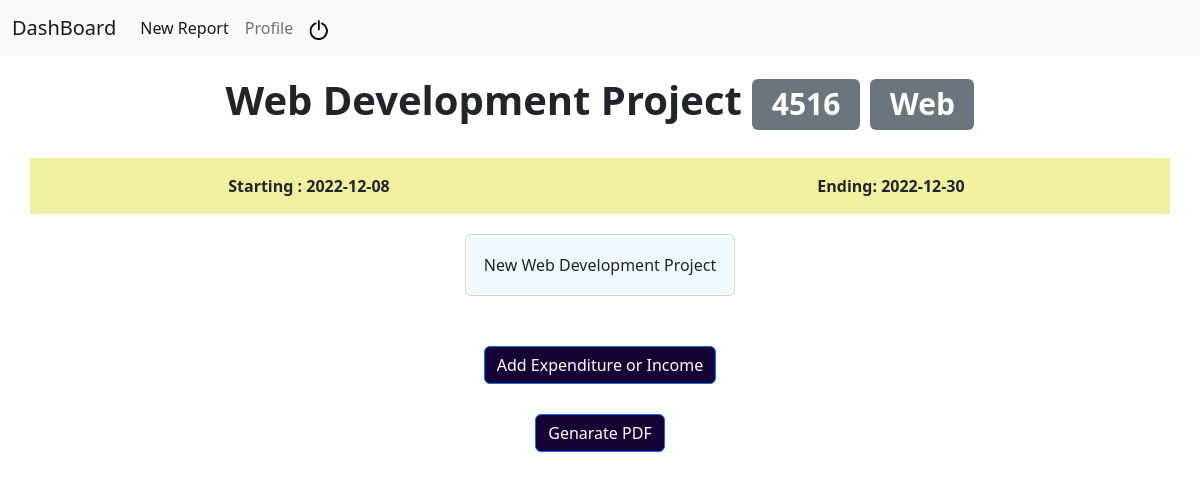
Page /event?id=4516&report=False (signed in) on the earlier database version.
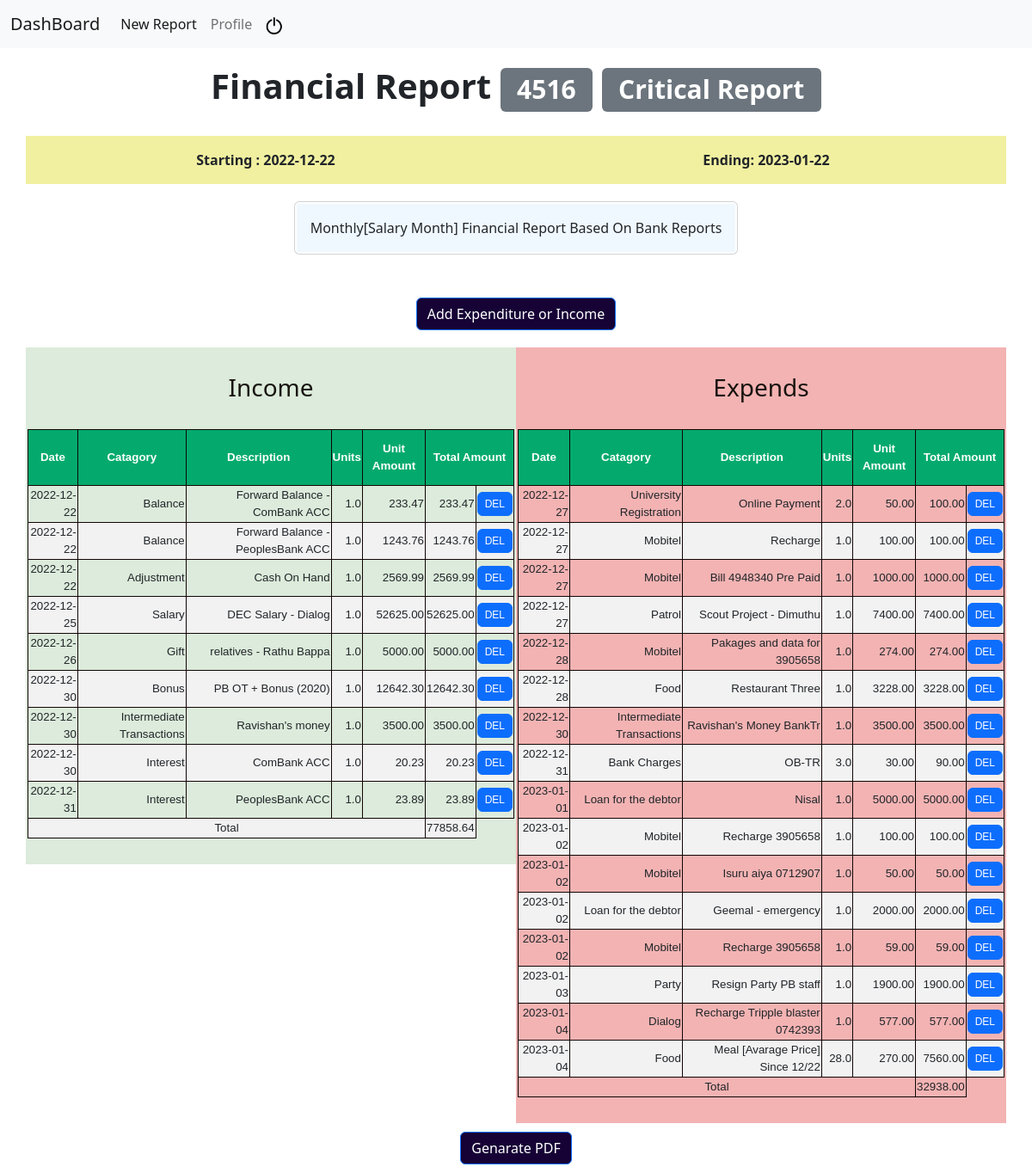
Same page on the later database version.
### tables this page shows
CREATE TABLE events(name TEXT NOT NULL, catagory TEXT NOT NULL, starting_date DATE NOT NULL, ending_date DATE NOT NULL, description TEXT, id INTEGER PRIMARY KEY NOT NULL, user_id INTEGER);

CREATE TABLE budget_income(
id INTEGER PRIMARY KEY AUTOINCREMENT,
project_id INTEGER NOT NULL,
type TEXT NOT NULL,
item TEXT NOT NULL,
amount REAL NOT NULL,
units REAL, date TEXT not null);

CREATE TABLE budget_expenditure(
id INTEGER PRIMARY KEY AUTOINCREMENT,
project_id INTEGER NOT NULL,
type TEXT NOT NULL,
item TEXT NOT NULL,
units REAL, amount REAL NOT NULL, date TEXT not null);

### app.py (the view)
@app.route("/event", methods=["GET", "POST"])
@login_required
def event():
    if request.method == "POST":
        id = request.form.get("id")
        if request.form.get("button") == "save":
            income_expenditure = int(request.form.get("income_expenditure")) # return integer 1 or 2::::: try to do it else error can happen
            _type = request.form.get("type")
            item = request.form.get("item")
            units = request.form.get("units")
            unit_price = request.form.get("unit_price")
            date = request.form.get("date")
            if not id or not income_expenditure or not _type or not item or not unit_price or not date:
                flash("Mandatory fields should not be empty ")
                return redirect(("/event?id="+id+"&report=False"))
            if not units:
                units = 1
            try:
                units = float(units)
                unit_price = float(unit_price)
            except:
                flash("Units and Unit_price [DATA UNMATCH]")
                return redirect(("/event?id="+id+"?report=False"))
            if income_expenditure == 1:
                db.execute("INSERT INTO budget_income (project_id, type, item, amount, units, date) VALUES(?, ?, ?, ?, ?, ?)", int(id), _type, item, unit_price, units, date)
            elif income_expenditure == 2:
                db.execute("INSERT INTO budget_expenditure (project_id, type, item, amount, units, date) VALUES(?, ?, ?, ?, ?, ?)", int(id), _type, item, unit_price, units, date)
            return redirect(("/event?id="+id+"&report=False"))
        elif request.form.get("button") == "delete":
            row_id = request.form.get("row_id")
            _type = request.form.get("db")
            if _type == "income":
                db.execute("DELETE FROM budget_income WHERE id=?", int(row_id))
            elif _type == "expenditure":
                db.execute("DELETE FROM budget_expenditure WHERE id=?", int(row_id))
            return redirect(("/event?id="+id+"&report=False"))
        elif request.form.get("button") == "generate_pdf":
            try:
                orientation = int(request.form.get("orientation"))
                font_size = int(request.form.get("font-size"))
                paper_size = int(request.form.get("paper_size"))
            except:
                paper_size = None
                orientation = None
                font_size = None
            lable = request.form.get("report_lable")
            report = generate_pdf_report(lable, orientation, font_size, paper_size)
            report.budget_report(int(id))
            name = db.execute("SELECT name FROM events WHERE id=?",id)
            shutil.copyfile('report.pdf', f'static/reports/{name[0]["name"]}.pdf')
            return redirect(("/event?id="+id+"&report=True"))
    else:
        _args = request.args
        if not _args["id"] or not _args["report"]:
            return redirect("/")
        if _args["report"]  == "False":
            name = db.execute("SELECT name FROM events WHERE id=?",_args["id"])
            try:
                os.remove(f'static/reports/{name[0]["name"]}.pdf')
                report_l:bool = False
            except:
                report_l:bool = False
                pass
        elif _args["report"] == "True":
            report_l:bool = True
        project = db.execute("SELECT * FROM events WHERE id=?", _args["id"])
        income_details = sorted(db.execute("SELECT * FROM budget_income WHERE project_id=?", int(_args["id"]) ), key=lambda x: x["date"])
        expenditure_details = sorted(db.execute("SELECT * FROM budget_expenditure WHERE project_id=?", int(_args["id"]) ), key=lambda x: x["date"])
        catagory=[]
        for _ in income_details:
            catagory.append(_["type"].lstrip().title())
        for _ in expenditure_details:
            catagory.append(_["type"].lstrip().title())
        return render_template("event.html", project=project, catagory=set(catagory), income=income_details, report=report_l, expenditure=expenditure_details)

### app.py (called while the page is built)
@app.after_request
def after_request(response):
    response.headers["Cache-Control"] = "no-cache, no-store, must-revalidate"
    response.headers["Expires"] = 0
    response.headers["Pragma"] = "no-cache"
    return response

### helper.py (called while the page is built)
def login_required(f):
    @wraps(f)
    def decorated_function(*args, **kwargs):
        if session.get("user_id") is None:
            return redirect("/login")
        return f(*args, **kwargs)
    return decorated_function

### templates/event.html (shortened to what this page needs)
{% extends "layout.html" %}
{% block head %}
    <link rel="stylesheet" href="static/style/event.css">
{% endblock %}
{% block main %}
    <h1 id="title">{{project[0]["name"].title()}} <span class="badge bg-secondary">{{project[0]["id"]}}</span> <span class="badge bg-secondary">{{project[0]["catagory"].title()}}</span></h1>
    <div class="details">
        <div class="container overflow-hidden text-center" id="dates">
            <div class="row gx-5">
                <div class="col">
                <div class="p-3">Starting : {{ project[0]["starting_date"] }}</div>
                </div>
                <div class="col">
                <div class="p-3">Ending: {{ project[0]["ending_date"] }}</div>
                </div>
            </div>
        </div>
        <div class="card description">
            <div class="card-body">
                {{project[0]["description"].title()}}
            </div>
        </div>
        <div class="budget">
            <button type="button" id="budget_b" class="btn btn-primary" data-bs-toggle="modal" data-bs-target="#staticBackdrop">
                Add Expenditure or Income
            </button>
        </div>
    </div>
    <div class="budget_listing">
        <div class="container text-center">
            <div class="row align-items-start">
            {% if income %}
            <div class="col" id="income_col">
                <h3 class="listing_title">Income</h3>
                <br>
                <table id="income_list">
                    <thead>
                        <tr>
                            <th>Date</th>
                            <th>Catagory</th>
                            <th>Description</th>
                            <th>Units</th>
                            <th>Unit Amount</th>
                            <th colspan="2">Total Amount</th>
                        </tr>
                    </thead>
                    {% set Total_i = namespace(value=0) %}
                    <tbody>
                        {% for line in income %}
                        <tr>
                            <td>{{line["date"]}}</td>
                            <td>{{line["type"]}}</td>
                            <td>{{line["item"]}}</td>
                            <td>{{line["units"]}}</td>
                            <td>{{'%0.2f'|format(line["amount"]|float)}}</td>
                            <td>{{'%0.2f'|format( (line["amount"]|float)*(line["units"]|float) )}}</td>
                            <td>
                                <form action="/event", method="POST">
                                    <button name="button" value="delete" type="submit" class="btn btn-primary delete" data-confirm='Are you sure to delete this record?' style="--bs-btn-padding-y: .25rem; --bs-btn-padding-x: .5rem; --bs-btn-font-size: .75rem;">DEL</button>
                                </form>
                            </td>
                        </tr>
                        {% set Total_i.value = Total_i.value + ((line["amount"]|float)*(line["units"]|float)) %}
                        {% endfor %}
                        <tr>
                            <td colspan="5" style="text-align: center;">Total</td>
                            <td>{{ ('%0.2f'|format(Total_i.value|float)) }}</td>
                        </tr>
                    </tbody>
                </table>
                {% endif %}
            </div>
            {% if expenditure %}
            <div class="col" id="expend_col">
                <h3 class="listing_title">Expends</h3>
                <br>
                <table id="income_list">
                    <thead>
                        <tr>
                            <th>Date</th>
                            <th>Catagory</th>
                            <th>Description</th>
                            <th>Units</th>
                            <th>Unit Amount</th>
                            <th colspan="2">Total Amount</th>
                        </tr>
                    </thead>
                    {% set Total_e = namespace(value=0) %}
                    <tbody>
                        {% for line in expenditure %}
                        <tr>
                            <td>{{line["date"]}}</td>
                            <td>{{line["type"]}}</td>
                            <td>{{line["item"]}}</td>
                            <td>{{line["units"]}}</td>
                            <td>{{'%0.2f'|format(line["amount"]|float)}}</td>
                            <td>{{'%0.2f'|format( (line["amount"]|float)*(line["units"]|float) )}}</td>
                            <td>
                                <form action="/event", method="POST">
                                    <button name="button" value="delete" type="submit" class="btn btn-primary delete" data-confirm='Are you sure to delete this record?' style="--bs-btn-padding-y: .25rem; --bs-btn-padding-x: .5rem; --bs-btn-font-size: .75rem;">DEL</button>
                                </form>
                            </td>
                        </tr>
                        {% set Total_e.value = Total_e.value + ((line["amount"]|float)*(line["units"]|float)) %}
                        {% endfor %}
                        <tr>
                            <td colspan="5" style="text-align: center;">Total</td>
                            <td>{{ ('%0.2f'|format(Total_e.value|float)) }}</td>
                        </tr>
                    </tbody>
                </table>
                {% endif %}
                </div>
            </div>
        </div>
    </div>
    <div class="pdf-section" style="margin-top: 10px;">
        <button type="button" id="PDF-data" class="btn btn-primary" data-bs-toggle="modal" data-bs-target="#staticBackdrop2">
            Genarate PDF
        </button>
    </div>
    <br>
{% endblock %}

### templates/layout.html (shortened to what this page needs)
<!DOCTYPE html>
<html lang="en">
    <head>
        {%block head%}{% endblock %}
        <link href="https://cdn.jsdelivr.net/npm/bootstrap@5.2.3/dist/css/bootstrap.min.css" rel="stylesheet">
    </head>
    <body>
        <nav class="navbar navbar-expand-lg bg-light">
            <div class="container-fluid">
              {% if session["user_id"] %}
              <a class="navbar-brand" href="/">DashBoard</a>
              <div class="collapse navbar-collapse" id="navbarNavAltMarkup">
                <div class="navbar-nav">
                  <a class="nav-link active" aria-current="page" href="/new_event">New Report</a>
                  <a class="nav-link " href="/profile">Profile</a>
                  <a class="nav-link" href="/logout"><img src="static/img/power.png" style="width: 20px;" alt=""></a>
                </div>
              </div>
              {% else %}
              <div class="navbar-nav">
                  <a class="nav-link" href="/login">Login</a>
                  <a class="nav-link" href="/register">Register</a>
              </div>
              {% endif %}
            </div>
          </nav>
        {% block main %}{% endblock %}
    </body>
</html>

### static/style/event.css (style rules this page uses)
#title { font-weight: 900; text-align: center; padding: 20px; }
#dates { background-color: rgb(241, 240, 160); }
.p-3 { font-weight: 600; font-family: 'Segoe UI', Tahoma, Geneva, Verdana, sans-serif; }
.card-body { text-align: center; background-color: aliceblue; width: fit-content; }
.description { margin-top: 20px; padding: 2px; width: fit-content; margin-left: auto; margin-right: auto; }
#budget_b { margin-left: auto; margin-right: auto; background-color: rgb(22, 2, 53); }
#PDF-data { margin-left: auto; margin-right: auto; background-color: rgb(22, 2, 53); }
.budget { margin-top: 30px; padding: 20px; width:fit-content ; margin-left: auto; margin-right: auto; }
#income_col { background-color: rgb(220, 235, 219); padding-top: 10px; padding-bottom: 30px; padding-left: 2px; padding-right: 2px; }
#expend_col { background-color: rgb(243, 179, 179); padding-top: 10px; padding-bottom: 30px; padding-left: 2px; padding-right: 2px; }
.listing_title { margin-top: 20px; color: rgb(24, 19, 14); }
#income_list { font-size: smaller; font-family: Arial, Helvetica, sans-serif; border-collapse: collapse; width: 100%; }
#income_list td, #income_list th { border: 1px solid rgb(17, 5, 5); padding: 1px; text-align: right; }
#income_list tr:nth-child(even) { background-color: #f2f2f2; }
#income_list th { padding-top: 12px; padding-bottom: 12px; text-align: center; background-color: #04AA6D; color: white; }
.pdf-section { text-align: center; }

Differences in the rows shown:
changed events id 4516: name "Web Development Project" → "Financial Report"; catagory "Web" → "Critical Report"; starting_date "2022-12-08" → "2022-12-22"; ending_date "2022-12-30" → "2023-01-22"; description "New Web Development Project" → "Monthly[Salary Month] Financial Report Based On Bank Reports"
added budget_income: date "2022-12-22", type "Balance", item "Forward Balance - ComBank ACC", units "1.0", amount "233.47", (line['amount']|float)*(line['units']|float) "233.47"
added budget_income: date "2022-12-22", type "Balance", item "Forward Balance - PeoplesBank ACC", units "1.0", amount "1243.76", (line['amount']|float)*(line['units']|float) "1243.76"
added budget_income: date "2022-12-22", type "Adjustment", item "Cash On Hand", units "1.0", amount "2569.99", (line['amount']|float)*(line['units']|float) "2569.99"
added budget_income: date "2022-12-25", type "Salary", item "DEC Salary - Dialog", units "1.0", amount "52625.00", (line['amount']|float)*(line['units']|float) "52625.00"
added budget_income: date "2022-12-26", type "Gift", item "relatives - Rathu Bappa", units "1.0", amount "5000.00", (line['amount']|float)*(line['units']|float) "5000.00"
added budget_income: date "2022-12-30", type "Bonus", item "PB OT + Bonus (2020)", units "1.0", amount "12642.30", (line['amount']|float)*(line['units']|float) "12642.30"
added budget_income: date "2022-12-30", type "Intermediate Transactions", item "Ravishan's money", units "1.0", amount "3500.00", (line['amount']|float)*(line['units']|float) "3500.00"
added budget_income: date "2022-12-30", type "Interest", item "ComBank ACC", units "1.0", amount "20.23", (line['amount']|float)*(line['units']|float) "20.23"
added budget_income: date "2022-12-31", type "Interest", item "PeoplesBank ACC", units "1.0", amount "23.89", (line['amount']|float)*(line['units']|float) "23.89"
added budget_expenditure: date "2022-12-27", type "University Registration", item "Online Payment", units "2.0", amount "50.00", (line['amount']|float)*(line['units']|float) "100.00"
added budget_expenditure: date "2022-12-27", type "Mobitel", item "Recharge", units "1.0", amount "100.00", (line['amount']|float)*(line['units']|float) "100.00"
added budget_expenditure: date "2022-12-27", type "Mobitel", item "Bill 4948340 Pre Paid", units "1.0", amount "1000.00", (line['amount']|float)*(line['units']|float) "1000.00"
added budget_expenditure: date "2022-12-27", type "Patrol", item "Scout Project - Dimuthu", units "1.0", amount "7400.00", (line['amount']|float)*(line['units']|float) "7400.00"
added budget_expenditure: date "2022-12-28", type "Mobitel", item "Pakages and data for 3905658", units "1.0", amount "274.00", (line['amount']|float)*(line['units']|float) "274.00"
added budget_expenditure: date "2022-12-28", type "Food", item "Restaurant Three", units "1.0", amount "3228.00", (line['amount']|float)*(line['units']|float) "3228.00"
added budget_expenditure: date "2022-12-30", type "Intermediate Transactions", item "Ravishan's Money BankTr", units "1.0", amount "3500.00", (line['amount']|float)*(line['units']|float) "3500.00"
added budget_expenditure: date "2022-12-31", type "Bank Charges", item "OB-TR", units "3.0", amount "30.00", (line['amount']|float)*(line['units']|float) "90.00"
added budget_expenditure: date "2023-01-01", type "Loan for the debtor", item "Nisal", units "1.0", amount "5000.00", (line['amount']|float)*(line['units']|float) "5000.00"
added budget_expenditure: date "2023-01-02", type "Mobitel", item "Recharge 3905658", units "1.0", amount "100.00", (line['amount']|float)*(line['units']|float) "100.00"
added budget_expenditure: date "2023-01-02", type "Mobitel", item "Isuru aiya 0712907", units "1.0", amount "50.00", (line['amount']|float)*(line['units']|float) "50.00"
added budget_expenditure: date "2023-01-02", type "Loan for the debtor", item "Geemal - emergency", units "1.0", amount "2000.00", (line['amount']|float)*(line['units']|float) "2000.00"
added budget_expenditure: date "2023-01-02", type "Mobitel", item "Recharge 3905658", units "1.0", amount "59.00", (line['amount']|float)*(line['units']|float) "59.00"
added budget_expenditure: date "2023-01-03", type "Party", item "Resign Party PB staff", units "1.0", amount "1900.00", (line['amount']|float)*(line['units']|float) "1900.00"
added budget_expenditure: date "2023-01-04", type "Dialog", item "Recharge Tripple blaster 0742393", units "1.0", amount "577.00", (line['amount']|float)*(line['units']|float) "577.00"
added budget_expenditure: date "2023-01-04", type "Food", item "Meal [Avarage Price] Since 12/22", units "28.0", amount "270.00", (line['amount']|float)*(line['units']|float) "7560.00"
Other differences:
{{ ('%0.2f'|format(Total_i.value|float)) }}: (not shown) → "77858.64"
{{ ('%0.2f'|format(Total_e.value|float)) }}: (not shown) → "32938.00"
text now shown: "Income Date Catagory Description Units Unit Amount Total Amount Total Expends Date Catagory Description Units Unit Amount Total Amount Total"
